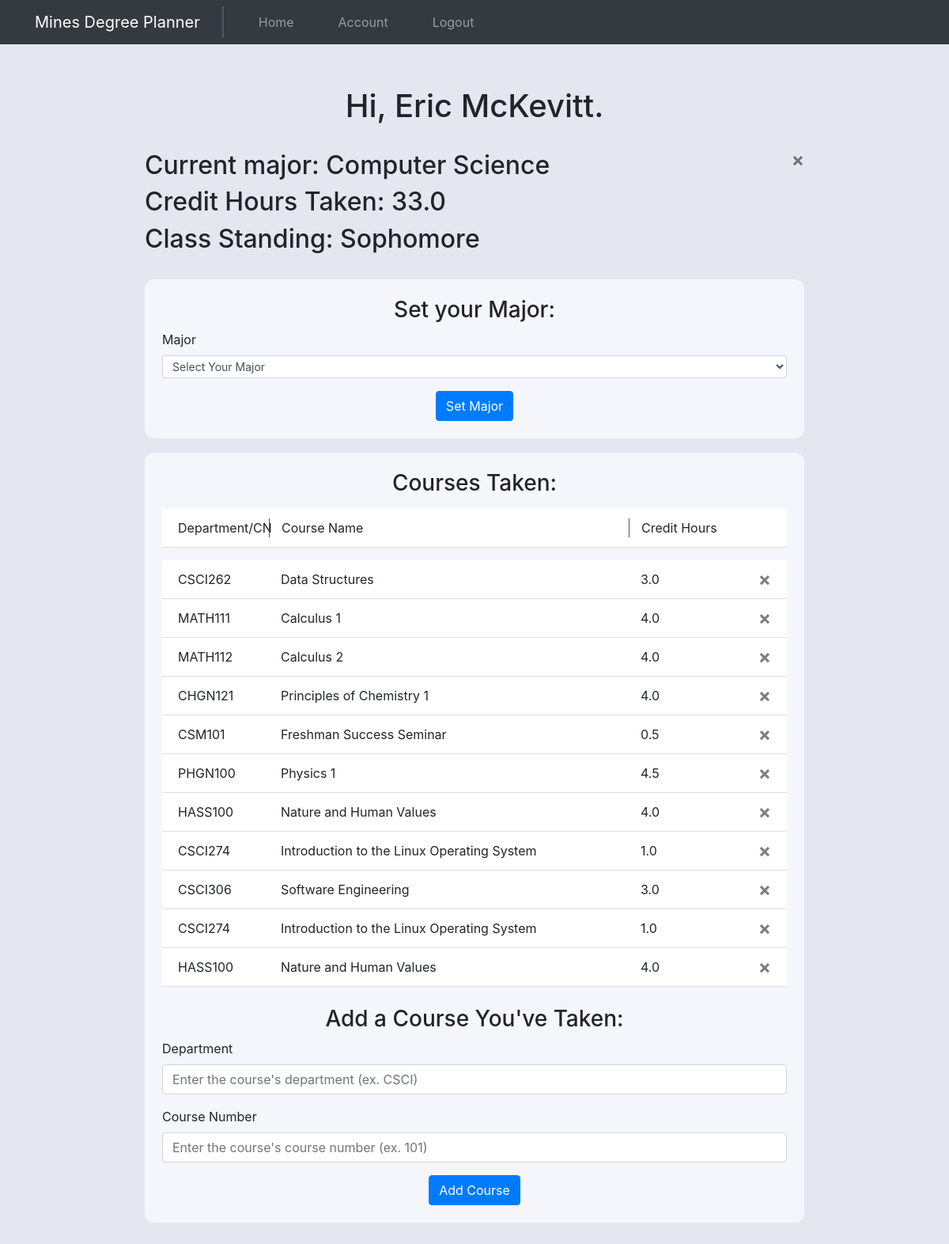
Page /account (signed in) on the earlier database version.
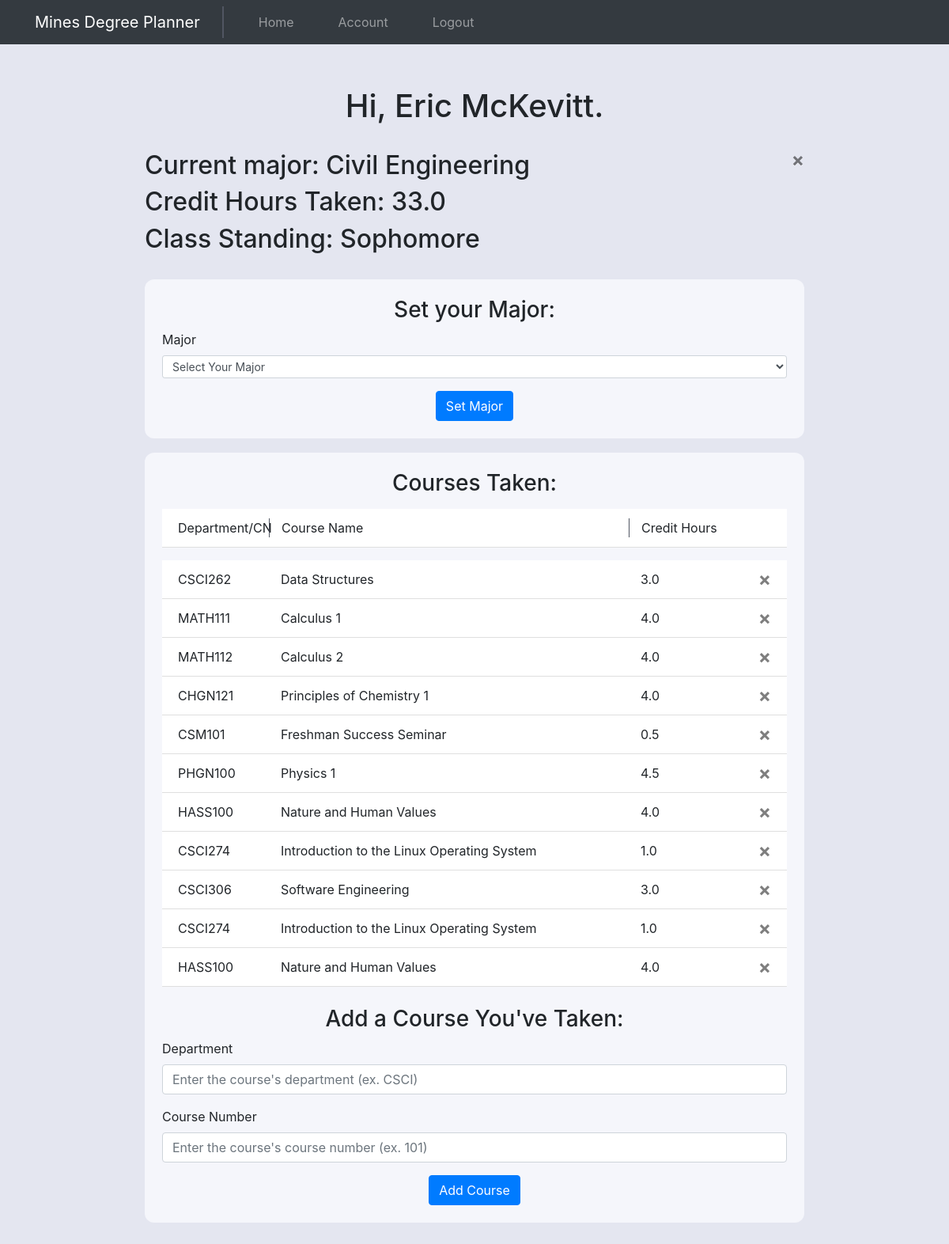
Same page on the later database version.
### website/models.py (models this page shows)
class User(db.Model, UserMixin):
    id = db.Column(db.Integer, primary_key=True)
    cwid = db.Column(db.Integer, unique=True)
    email = db.Column(db.String(150), unique=True)
    password = db.Column(db.String(150))
    first_name = db.Column(db.String(150))
    last_name = db.Column(db.String(150))
    major = db.Column(db.String(150))
    credits_taken = db.Column(db.String(10))
    class_standing = db.Column(db.String(10))
    courses = db.relationship('Course')

class Course(db.Model):
    id = db.Column(db.Integer, primary_key=True)
    department = db.Column(db.String(4))
    course_number = db.Column(db.String(3))
    course_name = db.Column(db.String(500))
    credit_hours = db.Column(db.String(10))
    user_id = db.Column(db.Integer, db.ForeignKey('user.id'))

### website/views.py (the view, shortened to what this page needs)
@views.route('/account', methods=['GET', 'POST'])
@login_required
def account():
    return render_template("account.html", user=current_user)

### website/__init__.py (called while the page is built)
def create_app():
    app = Flask(__name__)
    app.config['SECRET_KEY'] = 'josiefnapwpawoj'
    app.config['SQLALCHEMY_DATABASE_URI'] = f'sqlite:///{DB_NAME}'
    db.init_app(app)
    from .views import views
    from .auth import auth
    app.register_blueprint(views, url_prefix="/")
    app.register_blueprint(auth, url_prefix="/")
    from .models import User, Course
    create_database(app)
    login_manager = LoginManager()
    login_manager.login_view = 'auth.login'
    login_manager.init_app(app)
    @login_manager.user_loader
    def load_user(id):
        return User.query.get(int(id))
    return app

### website/templates/account.html (shortened to what this page needs)
{% extends "base.html" %} {% block title %}Account{% endblock %} {% block
content%}
<br />
<h1 style="text-align: center">Hi, {{user.first_name}} {{user.last_name}}.</h1>
<br />
<h2>
    Current major: {{ user.major }}
    {% if user.major != 'None' %}
    <button type="button" class="close" onClick="deleteMajor()">
        <span aria-hidden="true">&times;</span>
    </button>
    {% endif %}
</h2>
<h2>Credit Hours Taken: {{user.credits_taken}}</h2>
<h2>Class Standing: {{ user.class_standing }}</h2>
<br />
<div class="account-section">
    <form method="POST">
        <h3 align="center">Set your Major:</h3>
        <div class="form-group set-major-form">
            <label for="department">Major</label>
            <select
                name="major"
                id="major"
                class="form-control form-control-sm"
                aria-label=".form-select-sm example"
                size="1"
            >
                <option selected>Select Your Major</option>
            </select>
        </div>
        <div align="center">
            <button type="submit" class="btn btn-primary">Set Major</button>
        </div>
    </form>
</div>
<section class="courses-section">
    {% if user.courses %}
    <h3 align="center">Courses Taken:</h3>
    <ul
        class="list-group list-group-flush courses-taken-list"
        id="notes_titles"
    >
        <li class="list-group-item courses-taken-column-names">
            <div class="row">
                <div class="col-sm-2">Department/CN</div>
                <div class="col-md-7">Course Name</div>
                <div class="col-sm-2">Credit Hours</div>
                <div class="col-sm-1"></div>
            </div>
        </li>
    </ul>
    {% endif %}
    <ul class="list-group list-group-flush courses-taken-list" id="notes">
        {% for course in user.courses %}
        <li class="list-group-item">
            <div class="row">
                <div class="col-sm-2">
                    {{course.department}}{{course.course_number}}
                </div>
                <div class="col-md-7">{{course.course_name}}</div>
                <div class="col-sm-2">{{course.credit_hours}}</div>
                <div class="col-sm-1">
                    <button
                        type="button"
                        class="close"
                        onClick="deleteCourse({{ course.id }})"
                    >
                        <span aria-hidden="true">&times;</span>
                    </button>
                </div>
            </div>
        </li>
        {% endfor %}
    </ul>
    <br />
    <form method="POST">
        <h3 align="center">Add a Course You've Taken:</h3>
        <div class="form-group">
            <label for="department">Department</label>
            <input
                type="text"
                class="form-control"
                id="department"
                name="department"
                placeholder="Enter the course's department (ex. CSCI)"
            />
        </div>
        <div class="form-group">
            <label for="course_number">Course Number</label>
            <input
                type="text"
                class="form-control"
                id="course_number"
                name="course_number"
                placeholder="Enter the course's course number (ex. 101)"
            />
        </div>
        <div align="center">
            <button type="submit" class="btn btn-primary">Add Course</button>
        </div>
    </form>
</section>
{% endblock %}

### website/templates/base.html (shortened to what this page needs)
<!DOCTYPE html>
<html lang="en">
    <head>
        <link
            rel="stylesheet"
            href="https://stackpath.bootstrapcdn.com/bootstrap/4.4.1/css/bootstrap.min.css"
        />
        <link
            rel="stylesheet"
            href="https://stackpath.bootstrapcdn.com/font-awesome/4.7.0/css/font-awesome.min.css"
        />
        <link rel="stylesheet" href="../static/style.css" />
    </head>
    <body>
        <nav class="navbar navbar-expand-lg navbar-dark bg-dark">
            <a
                class="navbar-brand nav-item-padding navbar-title"
                href="/"
                id="nav-title"
                >Mines Degree Planner</a
            >
            <div class="collapse navbar-collapse" id="navbar">
                <div class="navbar-nav">
                    {% if user.is_authenticated %}
                    <a
                        href="/"
                        class="nav-item nav-link nav-item-padding"
                        id="home"
                        >Home</a
                    >
                    <a
                        href="/account"
                        class="nav-item nav-link nav-item-padding"
                        id="account"
                        >Account</a
                    >
                    <a
                        href="/logout"
                        class="nav-item nav-link nav-item-padding"
                        id="logout"
                        >Logout</a
                    >
                    {% endif %}
                </div>
            </div>
        </nav>
        <div class="container-sm" id="main-container">
            {% block content %} {% endblock %}
        </div>
    </body>
</html>

### website/static/style.css (style rules this page uses)
:root { --very-light-blue: #f5f6fb; --darker-color: #e4e6f0; }
body { background-color: var(--darker-color); }
.navbar-title { border-right: #515662 0px solid; transition-duration: 300ms !important; }
.nav-item-padding { padding-left: 28px !important; padding-right: 28px !important; }
body { display: flex; flex-direction: column; }
#main-container { padding-top: 30px; margin: auto !important ; align-self: center; justify-self: center; }
.account-section { padding: 22px; border-radius: 12px; background-color: var(--very-light-blue); margin-bottom: 18px; }
.courses-section { padding: 22px; border-radius: 12px; background-color: var(--very-light-blue); }
.courses-taken-list { margin-top: 16px; }
.courses-taken-column-names .row :not(:last-child) { border-left: 1px solid #515662; }
.courses-taken-column-names .row :first-child { border-left: none; }
@media screen and (min-width: 576px) { #main-container { width: 72%; } }
@media screen and (min-width: 992px) { .navbar-title { border-right: #515662 2px solid; transition-duration: 300ms !important; } }

Differences in the rows shown:
changed User "Eric": major "Computer Science" → "Civil Engineering"
